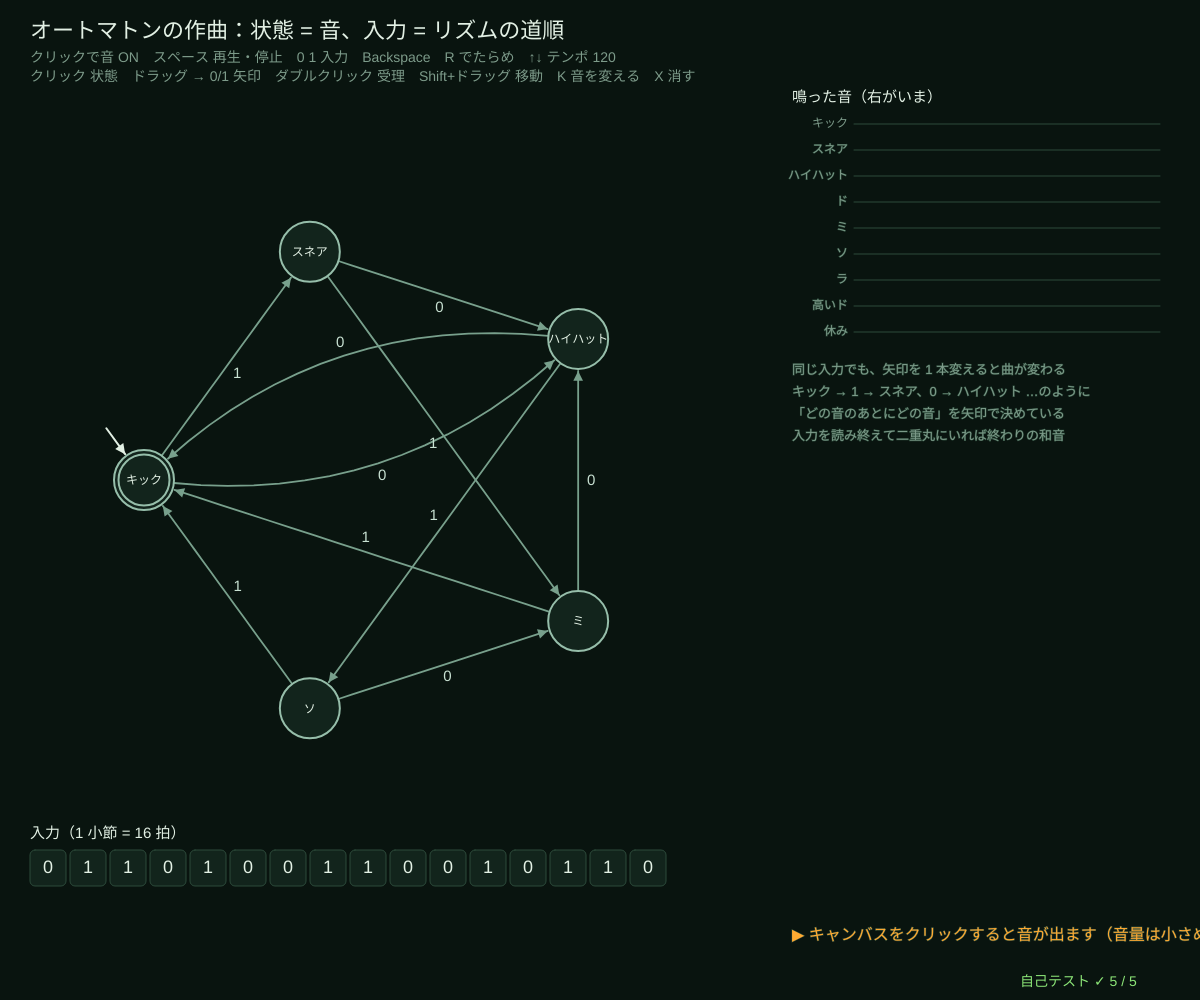
Frame 1 (no input)
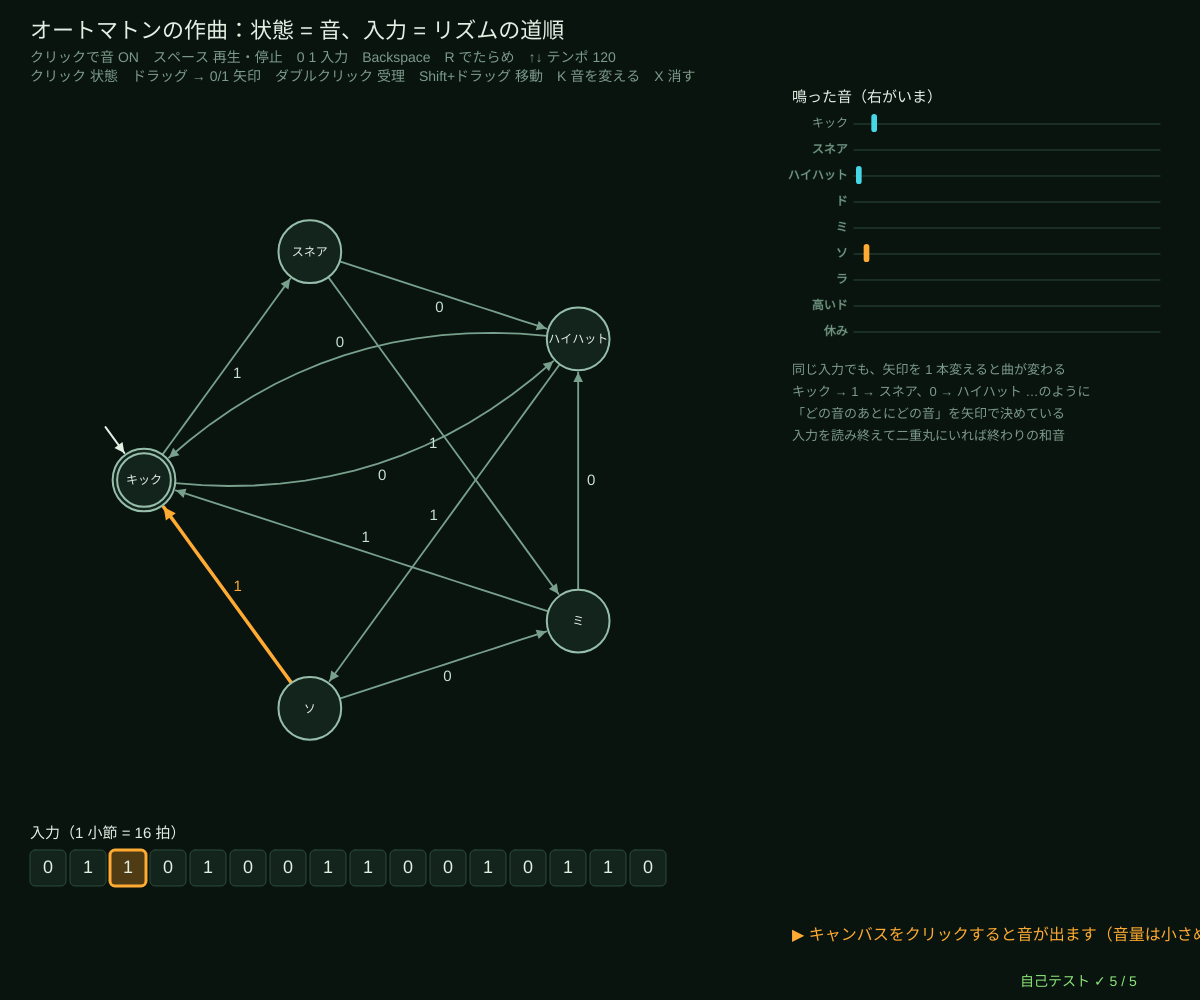
Frame 60 (no input)
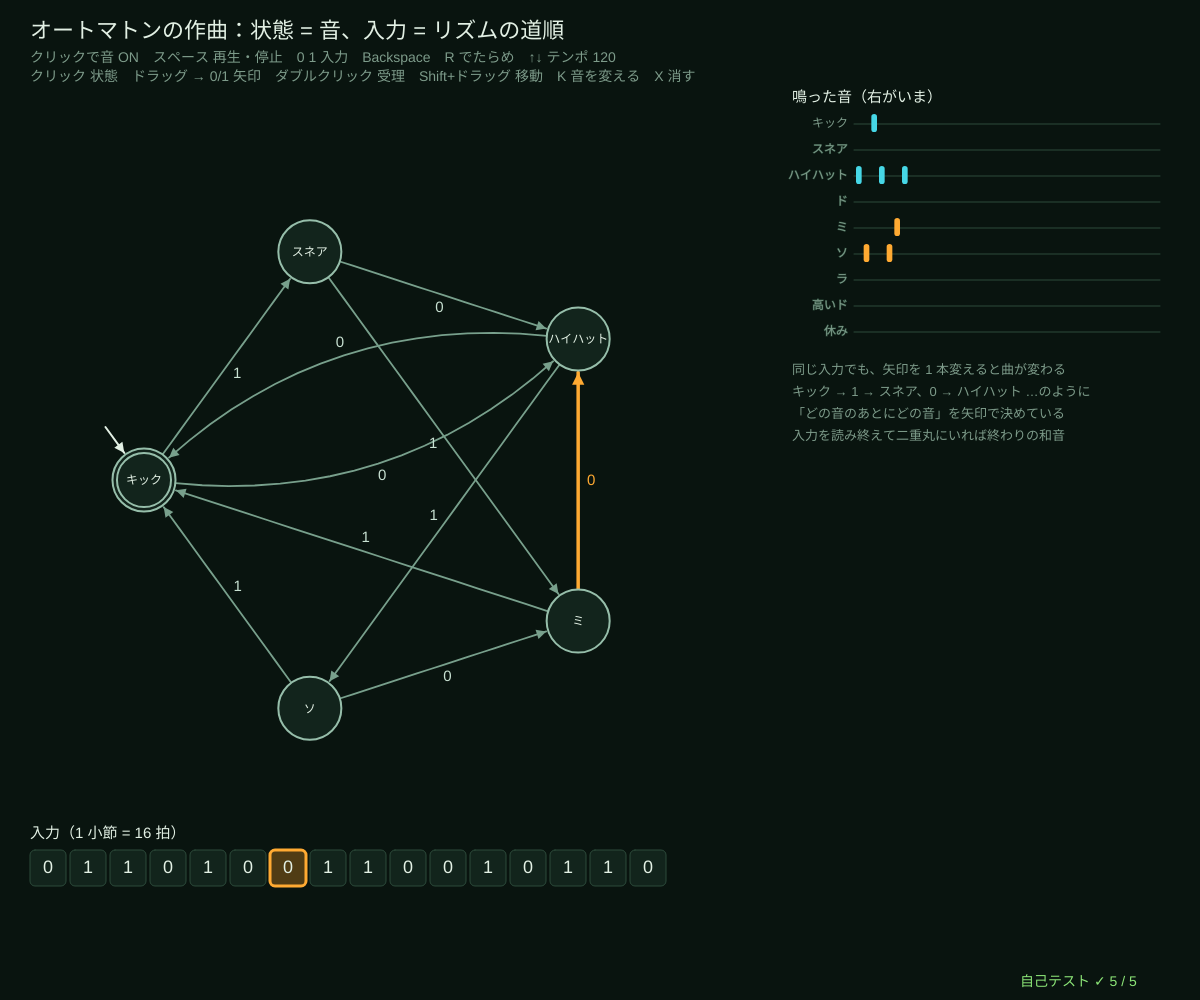
Frame 120 (the mouse pressed at the canvas centre since frame 60)

The p5.js sketch that drew these frames (run headless with seeded random() and noise() and a simulated clock; from frame 60 on, the mouse is pressed at the canvas centre):

// p5.js sketch
// ── sketch.js
// ============================================
// 14 オートマトンの作曲 🔊 ─ 状態ごとに音を決めておき、入力の 0 と 1 の列に沿って 1 拍に 1 歩ずつ歩かせる
// 同じ入力でも機械（矢印）を変えると曲が変わる。入力を読み終えたとき受理状態（二重丸）にいれば「終わりの和音」、
// そうでなければ「まだ続く」音で次の小節へ。矢印のない記号を読むと行き止まり（その小節は休み）
// まずクリックで音を ON（音量は小さめから）/ スペース 再生・停止 / 0 1 入力に足す / Backspace 消す / R でたらめな入力 / ↑↓ テンポ
// 編集：空いた所をクリック = 状態 / 状態から状態へドラッグ → 0 か 1 のキー = 矢印 / ダブルクリック = 受理 / Shift + ドラッグ = 動かす /
//       K 選んだ状態の音を変える / X 選んだ状態を消す
// ============================================

const SOUNDS = [['キック', 'kick'], ['スネア', 'snare'], ['ハイハット', 'hat'], ['ド', 60], ['ミ', 64], ['ソ', 67], ['ラ', 69], ['高いド', 72], ['休み', null]];   // ★ 状態に割り当てる音
let bpm = 120;                          // ★ テンポ（1 拍 = 8 分音符）
const R0 = 30;
let mach, snd = [], word = '0110100110010110', beat = -1, playing = true, lastBeatMs = 0, curQ = 0, rollHist = [], flash = 0, cadence = '';

function setup() {
  createCanvas(windowWidth, windowHeight);
  selfTest();
  mach = defaultMachine(width * 0.32, height * 0.48, Math.min(width * 0.2, height * 0.26));
  curQ = mach.start;
}
function windowResized() { resizeCanvas(windowWidth, windowHeight); }
function defaultMachine(cx, cy, rad) {   // ★ はじめの機械：キック・スネア・ハイハット・ミ・ソ
  let m = edNew(['0', '1']);
  m.pos = circleLayout(5, cx, cy, rad, Math.PI); m.n = 5; m.tr = [{}, {}, {}, {}, {}]; m.acc = [true, false, false, false, false];
  [[0, '0', 2], [0, '1', 1], [1, '0', 2], [1, '1', 3], [2, '0', 0], [2, '1', 4], [3, '0', 2], [3, '1', 0], [4, '0', 3], [4, '1', 0]].forEach(([a, c, b]) => edSetEdge(m, a, b, c));
  snd = [0, 1, 2, 4, 5];
  return m;
}
// ★ 歩く：入力を 1 文字読むごとの状態（-1 = 行き止まり）。音はその状態の音
function walk(m, s) { return dfaTrace(m, s).slice(1); }
function beatSec() { return 60 / bpm / 2; }
function playSound(k, when) {
  let s = SOUNDS[k] ? SOUNDS[k][1] : null;
  if (!audioCtx || s === null) return;
  if (s === 'kick') playKick(when);
  else if (s === 'snare') playNoise(when, 0.15, 1500, 0.5);
  else if (s === 'hat') playNoise(when, 0.05, 7000, 0.3);
  else playNote(midiHz(s), when, beatSec() * 1.6, 'triangle', 0.5);
}
function playCadence(ok, when) {        // 終わりの和音（ド・ミ・ソ）か、まだ続く感じ（レ・ファ・シ）
  if (!audioCtx) return;
  (ok ? [60, 64, 67, 72] : [62, 65, 71]).forEach((n, i) => playNote(midiHz(n), when + i * 0.02, 0.9, 'sine', 0.35));
}
function onBeat() {
  if (!word.length) return;
  beat++;
  if (beat >= word.length) {             // 小節の終わり
    let ok = dfaAccepts(mach, word); cadence = ok ? '受理 → 終わりの和音' : '受理でない → まだ続く音';
    playCadence(ok, audioCtx ? audioCtx.currentTime + 0.01 : 0); beat = 0;
  }
  let path = walk(mach, word); curQ = path[beat];
  if (curQ >= 0) playSound(snd[curQ], audioCtx ? audioCtx.currentTime + 0.01 : 0);
  rollHist.push(curQ >= 0 ? snd[curQ] : -1); if (rollHist.length > 48) rollHist.shift();
  flash = 1;
}

function draw() {
  background(...BG);
  hudTitle('オートマトンの作曲：状態 = 音、入力 = リズムの道順', 'クリックで音 ON　スペース 再生・停止　0 1 入力　Backspace　R でたらめ　↑↓ テンポ ' + bpm + '\nクリック 状態　ドラッグ → 0/1 矢印　ダブルクリック 受理　Shift+ドラッグ 移動　K 音を変える　X 消す');
  if (playing && millis() - lastBeatMs >= beatSec() * 1000) { lastBeatMs = millis(); onBeat(); }
  flash *= 0.9;
  // ---- 機械
  let hi = {}; if (curQ >= 0 && curQ < mach.n) hi[curQ] = AMBER;
  if (edSel >= 0 && edSel < mach.n && !hi[edSel]) hi[edSel] = VIOLET;
  let prevQ = beat > 0 ? walk(mach, word)[beat - 1] : mach.start;
  drawMachine(mach, mach.pos, { r: R0 + (flash * 6), names: mach.pos.map((_, q) => SOUNDS[snd[q] || 0][0]), nameSize: 12, labelSize: 15,
    edgeHi: (e) => (beat >= 0 && e.from === prevQ && e.to === curQ && e.syms.indexOf(word[beat]) >= 0 ? AMBER : null) });
  edDrawRubber(mach, R0);
  // ---- 入力（リズムの道順）
  let y = height - 150, cw = Math.min(40, (width * 0.6) / Math.max(1, word.length));
  noStroke(); fill(...INK); textSize(15); textAlign(LEFT, BASELINE); text('入力（1 小節 = ' + word.length + ' 拍）　' + cadence, 30, y - 12);
  for (let i = 0; i < word.length; i++) {
    stroke(...(i === beat ? AMBER : WIRE)); strokeWeight(i === beat ? 3 : 1); fill(...(i === beat ? [80, 60, 20] : PANEL)); rect(30 + i * cw, y, cw - 4, 36, 5);
    noStroke(); fill(...INK); textAlign(CENTER, CENTER); textSize(18); text(word[i], 30 + i * cw + cw / 2 - 2, y + 18);
  }
  // ---- ピアノロール（右）：行 = 音、横 = 時間
  let px = width * 0.66, py = 110, rh = 26, rw = (width - px - 40) / 48;
  fill(...INK); textSize(15); textAlign(LEFT, BASELINE); text('鳴った音（右がいま）', px, py - 8);
  SOUNDS.forEach((s, k) => { fill(...DIMC); textSize(12); textAlign(RIGHT, CENTER); text(s[0], px + 56, py + 14 + k * rh); stroke(...WIRE); strokeWeight(1); line(px + 62, py + 14 + k * rh, width - 40, py + 14 + k * rh); });
  rollHist.forEach((k, i) => { if (k < 0) return; noStroke(); fill(...(k < 3 ? CYAN : AMBER)); rect(px + 64 + i * rw, py + 4 + k * rh, Math.max(2, rw - 2), rh - 8, 3); });
  fill(...DIMC); textSize(13); textAlign(LEFT, BASELINE);
  let ry = py + SOUNDS.length * rh + 30;
  ['同じ入力でも、矢印を 1 本変えると曲が変わる', 'キック → 1 → スネア、0 → ハイハット …のように', '「どの音のあとにどの音」を矢印で決めている', '入力を読み終えて二重丸にいれば終わりの和音'].forEach((t, i) => text(t, px, ry + i * 22));
  if (!audioCtx) { fill(...AMBER); textSize(16); text('▶ キャンバスをクリックすると音が出ます（音量は小さめに）', px, height - 60); }
  drawSelfTest(width - 180, height - 14);
}

function inArea(x, y) { return x < width * 0.62 && y > 100 && y < height - 170; }
let firstPress = true, swallow = false;  // 最初のクリック（音を ON にするクリック）では状態を足さない
function mousePressed(ev) {
  startAudio();
  if (firstPress) { firstPress = false; swallow = true; return; }
  if (inArea(mouseX, mouseY)) edPress(mach, mouseX, mouseY, R0, millis(), ev && ev.shiftKey);
}
function mouseDragged() { if (!swallow) edDragTo(mach, mouseX, mouseY); }
function mouseReleased() {
  if (swallow) { swallow = false; return; }
  let r = edRelease(mach, mouseX, mouseY, R0, inArea(mouseX, mouseY));
  if (r === 'add') snd[mach.n - 1] = 3 + (mach.n % 5);
}
function keyPressed() {
  startAudio();
  if (edPending && (key === '0' || key === '1')) { edLabel(mach, key); return false; }
  if (key === '0' || key === '1') { word = typeInto(word, key, '01', 16); return false; }
  if (key === 'Backspace') { word = word.slice(0, -1); beat = Math.min(beat, word.length - 1); }
  if (key === ' ') playing = !playing;
  if (key === 'r' || key === 'R') { word = ''; for (let i = 0; i < 16; i++) word += rnd() < 0.5 ? '0' : '1'; beat = -1; }
  if (key === UP_ARROW) bpm = Math.min(220, bpm + 10);
  if (key === DOWN_ARROW) bpm = Math.max(60, bpm - 10);
  if ((key === 'k' || key === 'K') && edSel >= 0 && edSel < mach.n) snd[edSel] = ((snd[edSel] || 0) + 1) % SOUNDS.length;
  if ((key === 'x' || key === 'X') && edSel >= 0 && edSel < mach.n && mach.n > 1) { snd.splice(edSel, 1); edDelete(mach, edSel); edSel = -1; curQ = mach.start; }
  return false;
}

// ---- 自己テスト
function selfTest() {
  selfTestResults = [];
  let m = defaultMachine(0, 0, 100), p = walk(m, '0110');
  check('はじめの機械で 0110 を歩く：ハイハット → ソ → キック → ハイハット（状態 2 → 4 → 0 → 2）', p.join(',') === '2,4,0,2');
  check('入力が 16 拍なら音も 16 個、状態はいつも 0〜4（行き止まりなし）', walk(m, '0110100110010110').length === 16 && allStrings(['0', '1'], 8).every((s) => walk(m, s).every((q) => q >= 0 && q < 5)));
  let okAcc = allStrings(['0', '1'], 10).every((s) => s === '' || (walk(m, s)[s.length - 1] === 0) === dfaAccepts(m, s));
  check('終わりの和音が鳴る ⇔ 入力を読み終えて受理状態（キック）にいる（長さ 10 まで全部）', okAcc);
  let m2 = defaultMachine(0, 0, 100); delete m2.tr[0]['1'];
  check('矢印を消すと行き止まり（-1）になり、そのあとは休み', walk(m2, '0011').join(',') === '2,0,-1,-1');
  check('全体の音量 MASTER = ' + MASTER + ' ≤ 0.2、テンポ 120 で 1 拍 = 0.25 秒', MASTER <= 0.2 && Math.abs(60 / 120 / 2 - 0.25) < 1e-12);
  reportSelfTest();
}

// ---------- やってみよう ----------
// 1. 入力を 0000000000000000 にすると、キック → ハイハット → キック …の 2 拍のループ。1111 … だと？
// 2. 矢印を 1 本だけ（ドラッグで）変えて、同じ入力の曲がどう変わるか聞きくらべよう
// 3. K で状態の音をメロディ（ド・ミ・ソ・ラ）に変えて、0 と 1 で上がったり下がったりする機械を作ろう
// 4. 「最後がキックで終わるリズム」だけが受理になる。受理状態を変えて、終わりの和音が鳴る入力をさがそう
// 5. 02 の NFA のように「同時に 2 つの状態」にいられたら？ 和音が鳴る機械になる（ムーア型の出力 = 00）

// ==================================================
// ここから下は「オートマトンの道具」（中身は読まなくても OK。消さないでね）
// ==================================================
// ---- 色と小さな道具
const BG = [9, 20, 15];                 // 背景（回路基板の黒緑）
const INK = [226, 240, 228];            // 文字（蛍光の白）
const AMBER = [255, 170, 50], CYAN = [70, 215, 230], LIME = [140, 230, 120], ROSE = [255, 100, 120], VIOLET = [185, 150, 255];
const DIMC = [125, 155, 138], PANEL = [18, 36, 28], WIRE = [44, 74, 58];
function clampv(v, a, b) { return v < a ? a : v > b ? b : v !== v ? a : v; }     // NaN なら a に戻す
function fmtN(v, d) { if (typeof v !== 'number' || v !== v) return '?'; return v.toFixed(d === undefined ? 2 : d); }
function hudTitle(t, sub) {              // 左上のタイトルと操作の説明
  noStroke(); fill(...INK); textSize(22); textAlign(LEFT, BASELINE); text(t, 30, 38);
  fill(...DIMC); textSize(14); textLeading(19); text(sub, 30, 62);
}
function typeInto(s, ch, allowed, maxLen) {   // 文字の入力：allowed に入っている 1 文字だけ足す（長さの上限つき）
  if (typeof ch !== 'string' || ch.length !== 1 || allowed.indexOf(ch) < 0) return s;
  return s.length < (maxLen || 40) ? s + ch : s;
}
// ---- 種つきの乱数（同じ種なら毎回同じ列 → 実験をくり返せる）
let rngState = 1;
function seedRng(s) { rngState = (s >>> 0) || 1; }
function rnd() {                       // 0〜1 の一様乱数（mulberry32）
  rngState = (rngState + 0x6d2b79f5) >>> 0;
  let t = rngState;
  t = Math.imul(t ^ (t >>> 15), t | 1);
  t ^= t + Math.imul(t ^ (t >>> 7), t | 61);
  return ((t ^ (t >>> 14)) >>> 0) / 4294967296;
}
function rndInt(a, b) { return a + Math.floor(rnd() * (b - a + 1)); }
function rndPick(arr) { return arr[Math.floor(rnd() * arr.length)]; }
function rndString(alpha, len) { let s = ''; for (let i = 0; i < len; i++) s += alpha[Math.floor(rnd() * alpha.length)]; return s; }
// ---- 有限オートマトンの道具
// DFA = { n: 状態の数, alpha: ['a','b'], tr: [{a: 1, b: 0}, ...], start: 0, acc: [true/false...] }
//   tr[q][c] がない = 「行き止まり」（そこで不受理が決まる）
// NFA = { n, alpha, tr: [{a: [1, 2], '': [3]}, ...], start, acc }  ('' が ε 遷移)
function dfaNext(d, q, c) { if (q < 0 || !d.tr[q]) return -1; let t = d.tr[q][c]; return t === undefined || t < 0 || t >= d.n ? -1 : t; }
function dfaTrace(d, s) {               // たどった状態の列（-1 = 行き止まり）
  let q = d.start, out = [q];
  for (let c of s) { q = dfaNext(d, q, c); out.push(q); }
  return out;
}
function dfaAccepts(d, s) { let q = d.start; for (let c of s) { q = dfaNext(d, q, c); if (q < 0) return false; } return q >= 0 && !!d.acc[q]; }
function copyDfa(d) { return { n: d.n, alpha: d.alpha.slice(), tr: d.tr.map((m) => Object.assign({}, m)), start: d.start, acc: d.acc.slice() }; }
function completeDfa(d) {               // 行き止まりを「ごみ箱」状態にまとめて、全部の遷移をそろえる
  let e = copyDfa(d), sink = -1;
  for (let q = 0; q < e.n; q++) for (let c of e.alpha) if (dfaNext(e, q, c) < 0) {
    if (sink < 0) { sink = e.n++; e.tr.push({}); e.acc.push(false); for (let cc of e.alpha) e.tr[sink][cc] = sink; }
    e.tr[q][c] = sink;
  }
  e.sink = sink;
  return e;
}
function complementDfa(d) { let e = completeDfa(d); e.acc = e.acc.map((v) => !v); return e; }   // 受理と不受理を入れかえる
function productDfa(A, B, op) {         // 積の構成：状態 = (A の状態, B の状態) の組。たどれる組だけ作る
  let a = completeDfa(A), b = completeDfa(B), alpha = a.alpha.filter((c) => b.alpha.indexOf(c) >= 0);
  let id = new Map(), pairs = [], tr = [], queue = [];
  let get = (p, q) => { let k = p * 1000 + q; if (!id.has(k)) { id.set(k, pairs.length); pairs.push([p, q]); tr.push({}); queue.push(k); } return id.get(k); };
  get(a.start, b.start);
  for (let h = 0; h < queue.length; h++) {
    let [p, q] = pairs[h];
    for (let c of alpha) tr[h][c] = get(a.tr[p][c], b.tr[q][c]);
  }
  let f = { and: (x, y) => x && y, or: (x, y) => x || y, diff: (x, y) => x && !y, xor: (x, y) => x !== y }[op];
  return { n: pairs.length, alpha, tr, start: 0, acc: pairs.map(([p, q]) => f(!!a.acc[p], !!b.acc[q])), pairs, left: a, right: b };
}
function dfaShortestAccepted(d) {       // 幅優先探索：受理状態までの一番短い文字列（なければ null = 空言語）
  let prev = new Array(d.n).fill(null), seen = new Array(d.n).fill(false), queue = [d.start];
  seen[d.start] = true;
  for (let h = 0; h < queue.length; h++) {
    let q = queue[h];
    if (d.acc[q]) { let s = ''; while (prev[q]) { s = prev[q][1] + s; q = prev[q][0]; } return s; }
    for (let c of d.alpha) { let t = dfaNext(d, q, c); if (t >= 0 && !seen[t]) { seen[t] = true; prev[t] = [q, c]; queue.push(t); } }
  }
  return null;
}
function dfaEquivalent(A, B) { return dfaShortestAccepted(productDfa(A, B, 'xor')); }   // null なら同じ言語、そうでなければ反例
function reachableDfa(d) {              // スタートからたどれない状態を消す
  let order = [d.start], idx = new Map([[d.start, 0]]);
  for (let h = 0; h < order.length; h++) for (let c of d.alpha) { let t = dfaNext(d, order[h], c); if (t >= 0 && !idx.has(t)) { idx.set(t, order.length); order.push(t); } }
  let tr = order.map((q) => { let m = {}; for (let c of d.alpha) { let t = dfaNext(d, q, c); if (t >= 0) m[c] = idx.get(t); } return m; });
  return { n: order.length, alpha: d.alpha.slice(), tr, start: 0, acc: order.map((q) => !!d.acc[q]), old: order };
}
function minimizeMoore(d) {             // ムーアの分割の精密化：「区別できない状態」を同じブロックに
  let e = reachableDfa(completeDfa(d));
  let blk = e.acc.map((v) => (v ? 1 : 0)), rounds = [];
  let renum = (keys) => { let m = new Map(); return keys.map((k) => { if (!m.has(k)) m.set(k, m.size); return m.get(k); }); };
  blk = renum(blk); rounds.push(blk.slice());
  for (;;) {
    let keys = blk.map((b, q) => b + '|' + e.alpha.map((c) => blk[e.tr[q][c]]).join(','));
    let nb = renum(keys), cnt = new Set(nb).size;
    if (cnt === new Set(blk).size) break;
    blk = nb; rounds.push(blk.slice());
  }
  let k = new Set(blk).size, tr = [], acc = [];
  for (let b = 0; b < k; b++) { tr.push({}); acc.push(false); }
  for (let q = 0; q < e.n; q++) { acc[blk[q]] = !!e.acc[q]; for (let c of e.alpha) tr[blk[q]][c] = blk[e.tr[q][c]]; }
  return { work: e, rounds, blockOf: blk, min: { n: k, alpha: e.alpha.slice(), tr, start: blk[e.start], acc } };
}
function allStrings(alpha, maxLen) {    // 長さ 0〜maxLen の文字列を全部
  let out = [''], layer = [''];
  for (let L = 1; L <= maxLen; L++) { let nx = []; for (let s of layer) for (let c of alpha) nx.push(s + c); out.push(...nx); layer = nx; }
  return out;
}
function epsClosure(nfa, states) {      // ε 遷移だけでたどれる状態を全部足す
  let seen = new Set(states), todo = [...states];
  while (todo.length) { let q = todo.pop(); for (let t of (nfa.tr[q] && nfa.tr[q]['']) || []) if (!seen.has(t)) { seen.add(t); todo.push(t); } }
  return [...seen].sort((x, y) => x - y);
}
function nfaMove(nfa, set, c) { let out = new Set(); for (let q of set) for (let t of (nfa.tr[q] && nfa.tr[q][c]) || []) out.add(t); return epsClosure(nfa, [...out]); }
function nfaTrace(nfa, s) { let cur = epsClosure(nfa, [nfa.start]), out = [cur]; for (let c of s) { cur = nfaMove(nfa, cur, c); out.push(cur); } return out; }
function nfaAccepts(nfa, s) { let cur = epsClosure(nfa, [nfa.start]); for (let c of s) { cur = nfaMove(nfa, cur, c); if (!cur.length) return false; } return cur.some((q) => nfa.acc[q]); }
function subsetConstruct(nfa, maxStates) {   // 部分集合構成：DFA の 1 状態 = NFA の状態の集合（たどれる集合だけ）
  let first = epsClosure(nfa, [nfa.start]), sets = [first], id = new Map([[first.join(','), 0]]), rows = [], tr = [];
  for (let h = 0; h < sets.length && sets.length <= (maxStates || 4096); h++) {
    let row = { from: h, to: {} }; tr.push({});
    for (let c of nfa.alpha) {
      let t = nfaMove(nfa, sets[h], c), k = t.join(',');
      if (!id.has(k)) { id.set(k, sets.length); sets.push(t); }
      row.to[c] = id.get(k); tr[h][c] = id.get(k);
    }
    rows.push(row);
  }
  return { sets, rows, dfa: { n: sets.length, alpha: nfa.alpha.slice(), tr, start: 0, acc: sets.map((st) => st.some((q) => nfa.acc[q])) } };
}
function setName(st) { return '{' + st.join(',') + '}'; }
// ---- 状態遷移図を描く道具（円 = 状態、二重丸 = 受理、矢印 = 遷移。曲線は折れ線で描く）
function bezPts(x0, y0, cx, cy, x1, y1, n) {   // 2 次ベジェ曲線 → 折れ線の点
  let out = [];
  for (let i = 0; i <= n; i++) { let t = i / n, u = 1 - t; out.push([u * u * x0 + 2 * u * t * cx + t * t * x1, u * u * y0 + 2 * u * t * cy + t * t * y1]); }
  return out;
}
function cubicPts(p0, p1, p2, p3, n) {          // 3 次ベジェ曲線 → 折れ線の点（自己ループ用）
  let out = [];
  for (let i = 0; i <= n; i++) { let t = i / n, u = 1 - t, a = u * u * u, b = 3 * u * u * t, c = 3 * u * t * t, d = t * t * t;
    out.push([a * p0[0] + b * p1[0] + c * p2[0] + d * p3[0], a * p0[1] + b * p1[1] + c * p2[1] + d * p3[1]]); }
  return out;
}
function arrowLine(pts, col, w, dashed) {      // 折れ線 + 先の三角
  if (!pts || pts.length < 2) return;
  noFill(); stroke(...col); strokeWeight(w || 2);
  if (dashed) { for (let i = 0; i + 1 < pts.length; i += 2) line(pts[i][0], pts[i][1], pts[i + 1][0], pts[i + 1][1]); }
  else { beginShape(); for (let p of pts) vertex(p[0], p[1]); endShape(); }
  let [x1, y1] = pts[pts.length - 1], [x0, y0] = pts[pts.length - 2], L = Math.hypot(x1 - x0, y1 - y0) || 1, ux = (x1 - x0) / L, uy = (y1 - y0) / L, s = 7 + (w || 2) * 1.5;
  noStroke(); fill(...col);
  triangle(x1, y1, x1 - ux * s - uy * s * 0.5, y1 - uy * s + ux * s * 0.5, x1 - ux * s + uy * s * 0.5, y1 - uy * s - ux * s * 0.5);
}
function edgeList(m) {                  // DFA / NFA → 辺のリスト [{from, to, label}]（同じ向きの辺はラベルをまとめる）
  let map = new Map();
  for (let q = 0; q < m.n; q++) for (let c in m.tr[q] || {}) {
    let ts = m.tr[q][c]; ts = Array.isArray(ts) ? ts : [ts];
    for (let t of ts) { if (t < 0 || t >= m.n) continue; let k = q + '>' + t; if (!map.has(k)) map.set(k, { from: q, to: t, syms: [] }); map.get(k).syms.push(c === '' ? 'ε' : c); }
  }
  return [...map.values()].map((e) => ({ from: e.from, to: e.to, label: e.syms.sort().join(','), syms: e.syms }));
}
function edgeGeometry(e, pos, r, both) {        // 1 本の辺の折れ線の点とラベルの位置
  let a = pos[e.from], b = pos[e.to];
  if (e.from === e.to) {                        // 自己ループ：中心から外向き（または上）に輪
    let ang = a.loop !== undefined ? a.loop : -Math.PI / 2, ux = Math.cos(ang), uy = Math.sin(ang), px = -uy, py = ux;
    let s0 = [a.x + (ux * 0.6 + px * 0.8) * r, a.y + (uy * 0.6 + py * 0.8) * r], s1 = [a.x + (ux * 0.6 - px * 0.8) * r, a.y + (uy * 0.6 - py * 0.8) * r];
    let pts = cubicPts(s0, [s0[0] + (ux * 2.2 + px * 0.9) * r, s0[1] + (uy * 2.2 + py * 0.9) * r], [s1[0] + (ux * 2.2 - px * 0.9) * r, s1[1] + (uy * 2.2 - py * 0.9) * r], s1, 18);
    return { pts, lx: a.x + ux * 2.35 * r, ly: a.y + uy * 2.35 * r };
  }
  let dx = b.x - a.x, dy = b.y - a.y, L = Math.hypot(dx, dy) || 1, ux = dx / L, uy = dy / L, bend = both ? 0.22 * L : (e.bend || 0) * L;
  let mx = (a.x + b.x) / 2 - uy * bend, my = (a.y + b.y) / 2 + ux * bend;
  let d0x = mx - a.x, d0y = my - a.y, l0 = Math.hypot(d0x, d0y) || 1, d1x = mx - b.x, d1y = my - b.y, l1 = Math.hypot(d1x, d1y) || 1;
  let pts = bezPts(a.x + (d0x / l0) * r, a.y + (d0y / l0) * r, mx, my, b.x + (d1x / l1) * (r + 2), b.y + (d1y / l1) * (r + 2), 16);
  let mid = pts[8];
  return { pts, lx: mid[0] - uy * 13, ly: mid[1] + ux * 13 };
}
// m = DFA/NFA、pos = [{x, y, loop?}]、opt = { r, names, hi: {状態: 色}, edgeHi: (e) => 色 or null, start: true, labelSize }
function drawMachine(m, pos, opt) {
  opt = opt || {};
  let r = opt.r || 22, edges = opt.edges || edgeList(m), has = new Set(edges.map((e) => e.from + '>' + e.to));
  textAlign(CENTER, CENTER);
  for (let e of edges) {
    if (!pos[e.from] || !pos[e.to]) continue;
    let g = edgeGeometry(e, pos, r, e.from !== e.to && has.has(e.to + '>' + e.from));
    let hc = opt.edgeHi ? opt.edgeHi(e) : null;
    arrowLine(g.pts, hc || opt.edgeCol || [120, 160, 140], hc ? 3.5 : 1.8, e.label === 'ε' && !hc);
    if (opt.labels !== false || hc) { noStroke(); fill(...(hc || opt.labelCol || [200, 225, 210])); textSize(opt.labelSize || 14); text(e.label, g.lx, g.ly); }
  }
  if (opt.start !== false && pos[m.start]) {   // 開始の矢印（左から）
    let p = pos[m.start], sa = opt.startAng !== undefined ? opt.startAng : p.loop !== undefined && Math.cos(p.loop) < -0.5 ? -2.2 : Math.PI;
    let ux = Math.cos(sa), uy = Math.sin(sa);   // 自己ループと重ならない向きから
    arrowLine([[p.x + ux * (r + 34), p.y + uy * (r + 34)], [p.x + ux * (r + 2), p.y + uy * (r + 2)]], opt.startCol || INK, 2);
  }
  for (let q = 0; q < m.n; q++) {
    let p = pos[q]; if (!p) continue;
    let hc = opt.hi && opt.hi[q];
    stroke(...(hc || [150, 190, 170])); strokeWeight(hc ? 3.5 : 2); fill(...(hc ? hc.map((v) => v * 0.35) : PANEL));
    circle(p.x, p.y, 2 * r);
    if (m.acc[q]) { noFill(); circle(p.x, p.y, 2 * r - 9); }
    noStroke(); fill(...(hc ? [255, 255, 255] : INK)); textSize(opt.nameSize || Math.min(16, r * 0.75));
    text(opt.names ? opt.names[q] : 'q' + q, p.x, p.y + 1);
  }
}
function circleLayout(n, cx, cy, rad, a0) {    // 円の上に並べる（自己ループは外向き）
  let out = [];
  for (let i = 0; i < n; i++) { let a = (a0 === undefined ? Math.PI : a0) + (2 * Math.PI * i) / Math.max(1, n); out.push({ x: cx + rad * Math.cos(a), y: cy + rad * Math.sin(a), loop: a }); }
  return out;
}
function layerLayout(m, x, y, w, h) {          // スタートからの距離（幅優先）で左 → 右に並べる
  let depth = new Array(m.n).fill(-1), order = [m.start]; depth[m.start] = 0;
  for (let i = 0; i < order.length; i++) for (let e of edgeList(m)) if (e.from === order[i] && depth[e.to] < 0) { depth[e.to] = depth[order[i]] + 1; order.push(e.to); }
  let maxD = Math.max(0, ...depth); for (let q = 0; q < m.n; q++) if (depth[q] < 0) { depth[q] = maxD + 1; order.push(q); }
  maxD = Math.max(...depth);
  let cols = []; for (let q of order) (cols[depth[q]] = cols[depth[q]] || []).push(q);
  let pos = [];
  cols.forEach((col, d) => col.forEach((q, k) => { pos[q] = { x: x + (maxD ? (d / maxD) * w : w / 2), y: y + ((k + 1) / (col.length + 1)) * h, loop: -Math.PI / 2 }; }));
  return pos;
}
function hitState(pos, x, y, r) { for (let q = pos.length - 1; q >= 0; q--) if (pos[q] && Math.hypot(pos[q].x - x, pos[q].y - y) < r) return q; return -1; }
// ---- 図を編集する道具：空いた所をクリック = 状態を足す、状態から状態へドラッグ = 遷移（すぐ記号のキーで名前）、
//      ダブルクリック = 受理 ⇔ 不受理、状態をドラッグ（Shift を押しながら）= 動かす、X = 選んだ状態を消す
let edMach = null, edDrag = null, edPending = null, edLast = { t: -1e9, q: -1 }, edSel = -1;
function edNew(alpha) { return { n: 0, alpha: alpha.slice(), tr: [], start: 0, acc: [], pos: [] }; }
function edAddState(m, x, y) { m.pos.push({ x, y, loop: -Math.PI / 2 }); m.tr.push({}); m.acc.push(false); m.n = m.pos.length; return m.n - 1; }
function edSetEdge(m, from, to, c) { if (from >= 0 && from < m.n && to >= 0 && to < m.n && m.alpha.indexOf(c) >= 0) m.tr[from][c] = to; }   // DFA なので同じ記号の古い遷移は上書き
function edDelete(m, q) {
  if (q < 0 || q >= m.n || m.n <= 1) return;
  m.pos.splice(q, 1); m.acc.splice(q, 1); m.tr.splice(q, 1); m.n = m.pos.length;
  for (let row of m.tr) for (let c in row) { if (row[c] === q) delete row[c]; else if (row[c] > q) row[c]--; }
  if (m.start === q) m.start = 0; else if (m.start > q) m.start--;
}
function edPress(m, x, y, r, now, shift) {      // 返り値：'acc' / 'drag' / 'move' / null（shift = Shift を押しているか）
  let q = hitState(m.pos, x, y, r);
  if (q >= 0 && edLast.q === q && now - edLast.t < 350) { m.acc[q] = !m.acc[q]; edLast = { t: -1e9, q: -1 }; edDrag = null; return 'acc'; }
  edLast = { t: now, q };
  if (q >= 0) { edSel = q; edDrag = { from: q, x, y, move: !!shift || keyIsDown(SHIFT) }; return edDrag.move ? 'move' : 'drag'; }
  edDrag = null;
  return null;
}
function edDragTo(m, x, y) {
  if (!edDrag) return;
  edDrag.x = x; edDrag.y = y;
  let p = m.pos[edDrag.from]; edDrag.far = Math.max(edDrag.far || 0, Math.hypot(x - p.x, y - p.y));   // どこまで離れたか
  if (edDrag.move) { p.x = x; p.y = y; }
}
function edRelease(m, x, y, r, inArea) {
  if (!edDrag) { if (inArea && hitState(m.pos, x, y, r * 2.2) < 0) { edSel = edAddState(m, x, y); return 'add'; } return null; }
  let d = edDrag; edDrag = null;
  if (d.move) return 'move';
  let to = hitState(m.pos, x, y, r);
  if (to < 0) return null;
  if (to === d.from && !((d.far || 0) > r * 1.3)) return 'select';   // その場でクリックしただけ（外に出て戻ると自己ループ）
  edPending = { from: d.from, to }; return 'edge';
}
function edLabel(m, c) { if (!edPending || m.alpha.indexOf(c) < 0) return false; edSetEdge(m, edPending.from, edPending.to, c); edPending = null; return true; }
function edDrawRubber(m, r) {                   // ドラッグ中の線と、名前待ちの辺
  if (edDrag && !edDrag.move) { let p = m.pos[edDrag.from]; stroke(...AMBER); strokeWeight(2); line(p.x, p.y, edDrag.x, edDrag.y); }
  if (edPending && m.pos[edPending.from] && m.pos[edPending.to]) {
    let a = m.pos[edPending.from], b = m.pos[edPending.to];
    noStroke(); fill(...AMBER); textSize(14); textAlign(CENTER, CENTER);
    text('記号のキー（' + m.alpha.join(' ') + '）で名前をつける', (a.x + b.x) / 2, (a.y + b.y) / 2 - r - 22);
    stroke(...AMBER); strokeWeight(2); drawingContext.setLineDash([6, 6]);
    if (edPending.from === edPending.to) { noFill(); circle(a.x, a.y - r * 1.6, r * 1.6); } else line(a.x, a.y, b.x, b.y);
    drawingContext.setLineDash([]);
  }
}
// ---- 音の道具（Web Audio）。全体の音量 MASTER は 0.2 以下
const MASTER = 0.12;                   // ★ 全体の音量（0.2 以下にしておく）
let audioCtx = null, masterOut = null, noiseBuf = null;
function startAudio() {
  if (!audioCtx) {
    try { audioCtx = new (window.AudioContext || window.webkitAudioContext)(); } catch (e) { return; }
    masterOut = audioCtx.createGain(); masterOut.gain.value = Math.min(0.2, MASTER); masterOut.connect(audioCtx.destination);
    noiseBuf = audioCtx.createBuffer(1, audioCtx.sampleRate * 0.3, audioCtx.sampleRate);
    let d = noiseBuf.getChannelData(0); for (let i = 0; i < d.length; i++) d[i] = Math.random() * 2 - 1;
  }
  audioCtx.resume();
}
function playNote(freq, when, dur, wave, vol) {   // 1 音（やわらかく立ち上がって消える）
  if (!audioCtx) return;
  let o = audioCtx.createOscillator(), gn = audioCtx.createGain();
  o.type = wave || 'triangle'; o.frequency.setValueAtTime(freq, when);
  gn.gain.setValueAtTime(0.0001, when); gn.gain.exponentialRampToValueAtTime(vol || 0.6, when + 0.015);
  gn.gain.exponentialRampToValueAtTime(0.001, when + dur);
  o.connect(gn); gn.connect(masterOut); o.start(when); o.stop(when + dur + 0.05);
}
function playKick(when) {               // バスドラム：周波数がすっと下がる正弦波
  if (!audioCtx) return;
  let o = audioCtx.createOscillator(), gn = audioCtx.createGain();
  o.frequency.setValueAtTime(150, when); o.frequency.exponentialRampToValueAtTime(45, when + 0.15);
  gn.gain.setValueAtTime(0.9, when); gn.gain.exponentialRampToValueAtTime(0.001, when + 0.25);
  o.connect(gn); gn.connect(masterOut); o.start(when); o.stop(when + 0.3);
}
function playNoise(when, dur, hp, vol) { // スネア・ハイハット：雑音をフィルターで
  if (!audioCtx || !noiseBuf) return;
  let src = audioCtx.createBufferSource(), f = audioCtx.createBiquadFilter(), gn = audioCtx.createGain();
  src.buffer = noiseBuf; f.type = 'highpass'; f.frequency.value = hp;
  gn.gain.setValueAtTime(vol || 0.5, when); gn.gain.exponentialRampToValueAtTime(0.001, when + dur);
  src.connect(f); f.connect(gn); gn.connect(masterOut); src.start(when); src.stop(when + dur + 0.02);
}
function midiHz(m) { return 440 * Math.pow(2, (m - 69) / 12); }
// ---- 自己テストの道具
let selfTestResults = [];
function check(name, cond) { selfTestResults.push({ name, ok: !!cond }); }
function reportSelfTest() { for (let r of selfTestResults) (r.ok ? console.log : console.error)((r.ok ? '✓ ' : '✗ ') + r.name); }
function selfTestLine() { let n = selfTestResults.filter((r) => r.ok).length; return '自己テスト ' + (n === selfTestResults.length ? '✓ ' : '✗ ') + n + ' / ' + selfTestResults.length; }
function drawSelfTest(x, y) { noStroke(); fill(...(selfTestResults.every((r) => r.ok) ? LIME : ROSE)); textSize(14); textAlign(LEFT, BASELINE); text(selfTestLine(), x, y); }
